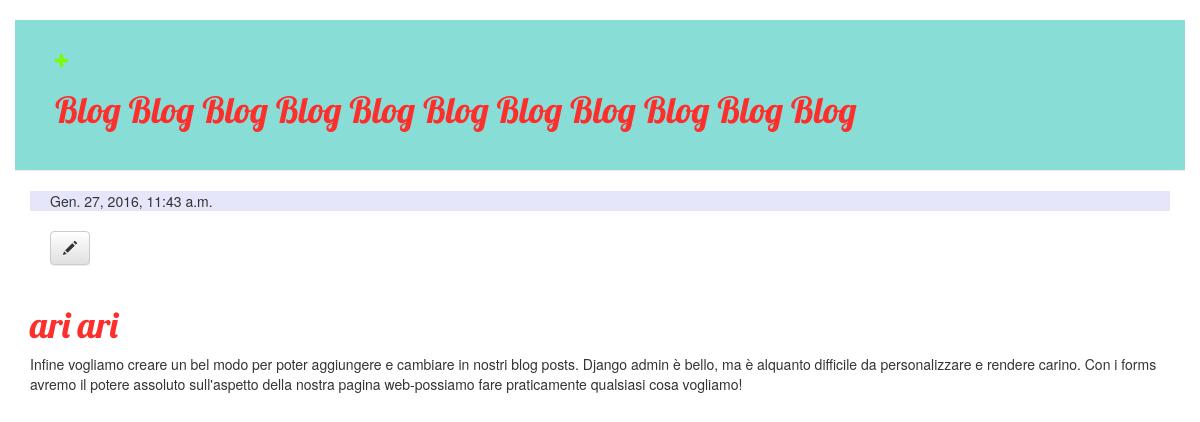
The page /post/9/ on the database as committed earlier.
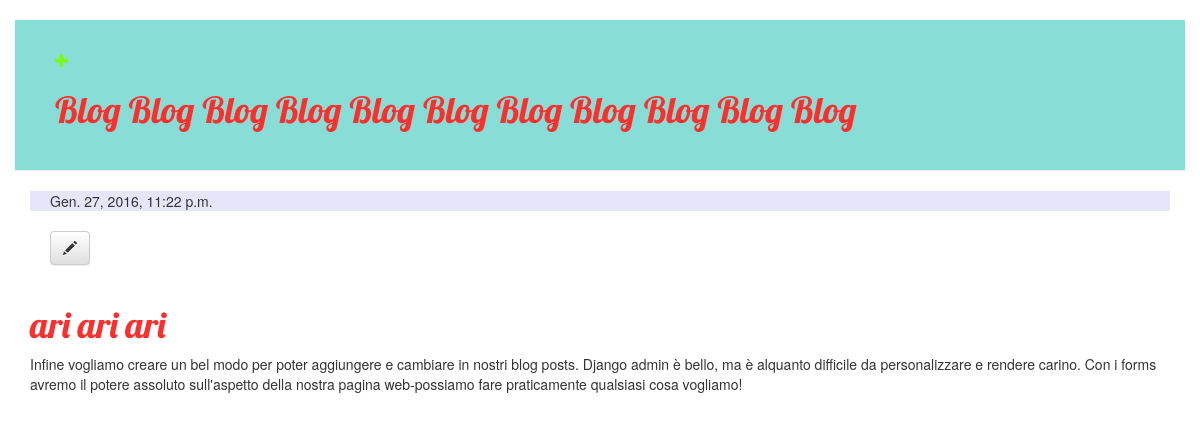
The same page on the database as committed later.
### blog/models.py (models this page shows, shortened)
class Post(models.Model):
    author = models.ForeignKey('auth.User')
    title = models.CharField(max_length=200, unique=True)
    text = models.TextField()
    created_date = models.DateTimeField(default=timezone.now)
    published_date = models.DateTimeField(blank=True, null=True)

### blog/views.py (the view)
# urls.py: url(r'^post/(?P<pk>[0-9]+)/$', views.post_detail, name='post_detail'),
def post_detail(request, pk):
    post = get_object_or_404(Post, pk=pk)
    return render(request, 'blog/post_detail.html', {'post' : post})

### blog/templates/blog/post_detail.html
{% extends 'blog/base.html' %}
{% block content %}
    <div class="post">
        {% if post.published_date %}
            <div class="date">
                {{ post.published_date }}
            </div>
        {% endif %}
        <a class="btn btn-default" href="{% url 'post_edit' pk=post.pk %}"><span class="glyphicon glyphicon-pencil"></span> </a>
        <h1>{{ post.title }}</h1>
        <p>{{ post.text|linebreaks }}</p>
    </div>
{% endblock %}

Rows that differ between the two databases and show on the page:
changed Post: published_date "Gen. 27, 2016, 11:43 a.m." → "Gen. 27, 2016, 11:22 p.m."; title "ari ari" → "ari ari ari"
